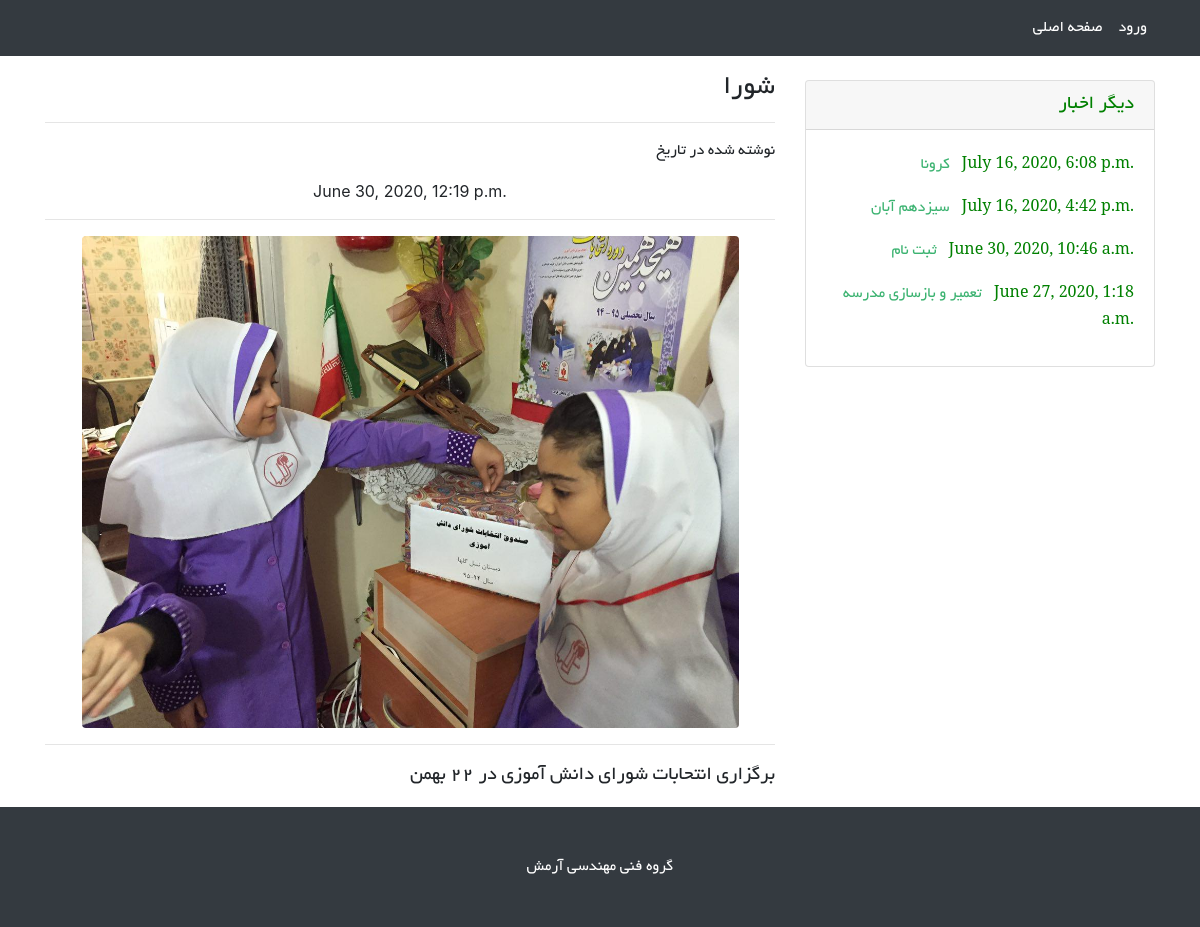
/news/6, run on the app's committed database.
### news/models.py (models this page shows, shortened)
class News(models.Model):
    title = models.CharField(max_length = 300)
    explanation = models.TextField()
    time = models.DateTimeField(auto_now=True)
    image = models.ImageField(upload_to='news'  , validators=[news_image_size])
    class Meta:
        ordering = ('-time',)
        verbose_name_plural = "اخبار مدرسه"

### news/views.py (the view)
# urls.py: path('<int:pk>' , views.this_new , name='this_new')
def this_new(request  , pk = None , template_name = 'news/this_new.html'):
    new = News.objects.get(id = pk)
    data_to_send = {}
    data_to_send['new'] = new
    news = News.objects.exclude(id = new.id)[:20]
    data_to_send['news'] = news
    return render(request , template_name , data_to_send )

### news/templates/news/this_new.html (shortened to what this page needs)
{% load static %}
<!DOCTYPE html>
<html lang="en">
{% load jalali_tags%}
<link rel="stylesheet" type="text/css" href=" {% static "pfont.css"  %}">
<head>
  <link rel="stylesheet" type="text/css" href=" {% static "pfont.css"  %}">
  <link href="{% static 'news/vendor/bootstrap/css/bootstrap.min.css' %}" rel="stylesheet">
  <link href="{% static 'news/css/blog-post.css' %}" rel="stylesheet">
</head>
<body>
  <nav class="navbar navbar-expand-lg navbar-dark bg-dark fixed-top" >
    <div class="container">
      <div class="collapse navbar-collapse" id="navbarResponsive" >
        <ul class="navbar-nav ml-auto" style="text-align: center;">
          <li class="nav-item active">
            <a class="nav-link" href="/../../" style='font-family: "byekan" ;'>صفحه اصلی
            </a>
          </li>
          <li class="nav-item active">
            <a class="nav-link" href="/login"  style='font-family: "byekan"'>ورود</a>
          </li>
        </ul>
      </div>
    </div>
  </nav>
  <div class="container" style="align-content: right; text-align: right;">
    <div class="row">
      <div class="col-lg-8" >
        <h3 class="mt-3" style="font-family: 'byekan'">{{new.title}}</h1>
        <hr>
         <p style="font-family: 'byekan'"> نوشته شده در تاریخ</p> <p style="text-align: center;"> {{ new.time|to_jalali:' %y/%m/%d %H:%M' }}</p>
        <hr>
        <div class="text-center">
          <img src={{new.image.url}} class="rounded" alt="..."  width='90%' height='60%'>
        </div>
        <hr>
         <blockquote class="blockquote">
          <p class="mb-0" style="font-family: 'byekan'">{{new.explanation}}</p>
        </blockquote>
      </div>
      <div class="col-md-4">
        <div class="card my-4">
          <h5 class="card-header" style='font-family:"byekan" ; color:green'>دیگر اخبار</h5>
          <div class="card-body">
            {% for new in news %}
            <p style='font-family:"serif" ;color:green; font-szie:15 '>
            <a href='./{{new.id}}' style='font-family:"byekan" ; color:MediumSeaGreen ;  '>
            {{new.title}}  </a> &nbsp; {{new.time|to_jalali:' %y/%m' }} </p>
            {% endfor %}
          </div>
        </div>
      </div>
    </div>
  </div>
  <footer class="py-5 bg-dark">
    <div class="container">
      <p class="m-0 text-center text-white" style="font-family: 'byekan';">گروه فنی مهندسی آرمش</p>
    </div>
  </footer>
</body>
</html>

### news/static/news/css/blog-post.css (style rules this page uses)
body { padding-top: 56px; }

### data on the page
News: title "شورا", time|to_jalali "June 30, 2020, 12:19 p.m.", image (picture), explanation "برگزاری انتحابات شورای دانش آموزی در ۲۲ بهمن"
News: title "کرونا", time|to_jalali "July 16, 2020, 6:08 p.m."
News: title "سیزدهم آبان", time|to_jalali "July 16, 2020, 4:42 p.m."
News: title "ثبت نام", time|to_jalali "June 30, 2020, 10:46 a.m."
News: title "تعمیر و بازسازی مدرسه", time|to_jalali "June 27, 2020, 1:18 a.m."
